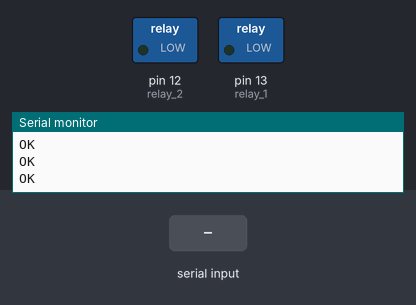
The sketch below on a simulated Arduino Nano, built with avr-gcc and run on an emulated ATmega328P. Parts: switched loads named in the sketch (green lamp = pin HIGH), the last lines printed to the serial monitor. The inputs (shaded band) are chosen by the test bench. The modem accepts every AT command (registered, SIM ready, sends succeed) and sends nothing else.

Above: at 4.2 s.
4.3 s: "1 ON" received over the second serial link
At 5.4 s:
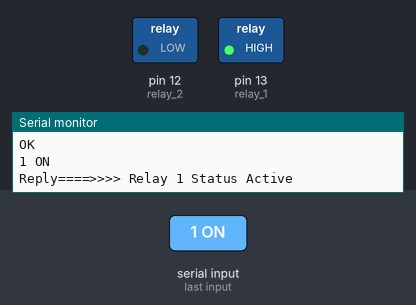
5.9 s: "2 ON" received over the second serial link
At 6.8 s:
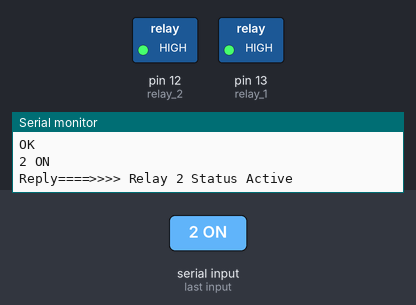
7.5 s: "1 OFF" received over the second serial link
At 8.8 s:
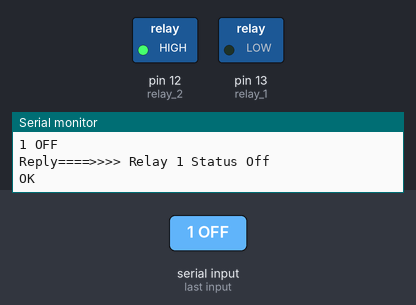
9.1 s: "2 OFF" received over the second serial link
At 10.4 s:
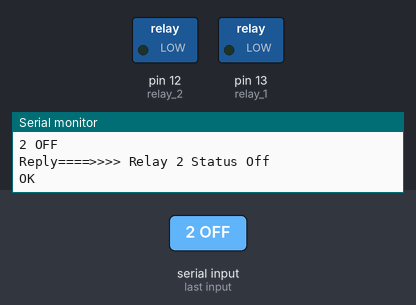
Timing chart, 0 to 11.7 s (numbered marks = the images above; inputs shaded):
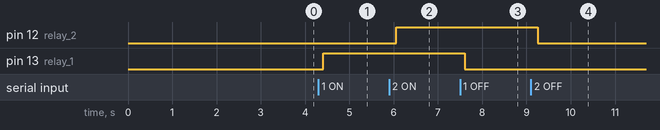

Measured:
- after the input at 4.3 s, pin 13 (relay_1): LOW → HIGH after 0.11 s
- after the input at 5.9 s, pin 12 (relay_2): LOW → HIGH after 0.16 s
- after the input at 7.5 s, pin 13 (relay_1): HIGH → LOW after 0.11 s
- after the input at 9.1 s, pin 12 (relay_2): HIGH → LOW after 0.16 s

The sketch:

arduinocode_2.ino
```cpp
/*
 * SIM800L SMS RELAY v1.0
 * Arduino Hardware (Author): Nano V3 (ATmega328)
 * Arduino IDE (Author): 1.6.9
 * T.K.Hareendran/2018
 */

#include <SoftwareSerial.h>
SoftwareSerial mySerial(10,11);  // (Rx,Tx  > Tx,Rx)

char incomingByte;
String inputString;
int relay_1 = 13; // Output for Relay 1
int relay_2 = 12; // output for Relay 2

void setup()
{
      pinMode(relay_1, OUTPUT);
      pinMode(relay_2, OUTPUT);
      digitalWrite(relay_1, LOW); // Initial state of the relay
      digitalWrite(relay_2, LOW);
      Serial.begin(9600);
      mySerial.begin(9600);

     while(!mySerial.available()){
        mySerial.println("AT");
        delay(1000);
        Serial.println("Connecting...");
        }
      Serial.println("Connected!");
      mySerial.println("AT+CMGF=1");  //Set SMS to Text Mode
      delay(1000);
      mySerial.println("AT+CNMI=1,2,0,0,0");  //Procedure to handle newly arrived messages(command name in text: new message indications to TE)
      delay(1000);
      mySerial.println("AT+CMGL=\"REC UNREAD\""); // Read Unread Messages
     }

void loop()
{
  if(mySerial.available()){
      delay(100);

      // Serial Buffer
      while(mySerial.available()){
        incomingByte = mySerial.read();
        inputString += incomingByte;
        }

        delay(10);

        Serial.println(inputString);
        inputString.toUpperCase(); // Uppercase the Received Message

        //turn RELAY ON or OFF
        if (inputString.indexOf("1 ON") > -1){
          digitalWrite(relay_1, HIGH);

          Serial.print("Reply====>>>> ");
          Serial.println("Relay 1 Status Active");
          }
         if (inputString.indexOf("1 OFF") > -1){
          digitalWrite(relay_1, LOW);
          Serial.print("Reply====>>>> ");
          Serial.println("Relay 1 Status Off");
          }

        delay(50);
        if (inputString.indexOf("2 ON") > -1){
          digitalWrite(relay_2, HIGH);
           Serial.print("Reply====>>>> ");
          Serial.println("Relay 2 Status Active");
          }
         if (inputString.indexOf("2 OFF") > -1){
          digitalWrite(relay_2, LOW);
          Serial.print("Reply====>>>> ");
          Serial.println("Relay 2 Status Off");
          }


        //Delete Messages & Save Memory
        if (inputString.indexOf("OK") == -1){
        mySerial.println("AT+CMGDA=\"DEL ALL\"");

        delay(1000);}

        inputString = "";
  }
}
```
